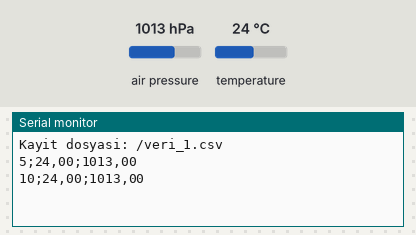
Bench run of a sketch on a simulated ESP32. On the bench: the last lines printed to the serial monitor. The inputs (shaded band) are chosen by the test bench; at power-on: air pressure 1013 hPa, temperature 24 °C. Storage starts empty.

Above: at 10.8 s.
10.9 s: air pressure set to 952 hPa
At 16.1 s:
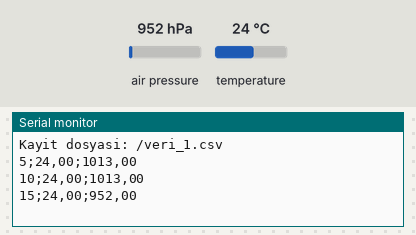
18.3 s: temperature set to 12 °C
At 21.1 s:
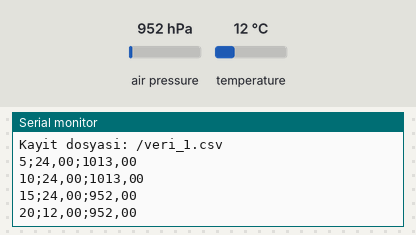
25.7 s: air pressure set to 975 hPa
At 31.2 s:
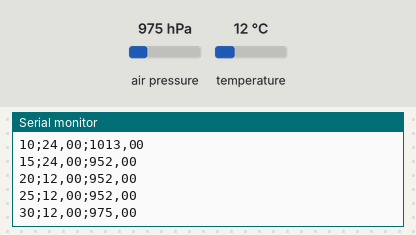
Timing chart, 0 to 32.7 s (numbered marks = the images above; inputs shaded):
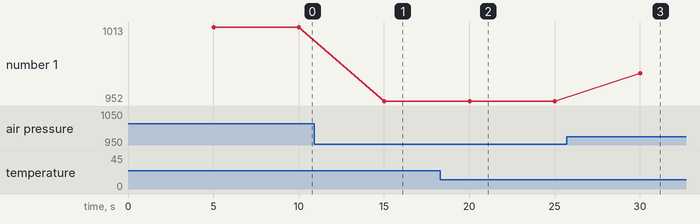

Measured:
- after the input at 10.9 s, the serial monitor: prints a new line after 4.1 s (image 1)
- after the input at 18.3 s, the serial monitor: prints a new line after 1.7 s (image 2)
- after the input at 25.7 s, the serial monitor: prints a new line after 4.3 s (image 3)
- plotted number 1: 1013 → 952 after the input at 10.9 s, 952 → 975 after the input at 25.7 s

The sketch:

Foy9_CSV_Kaydedici.ino
```cpp
// FOY 9 - Kod 9.2: BMP280 veri kaydedici (CSV)
#include <Wire.h>
#include <SPI.h>
#include <SD.h>
#include <Adafruit_BMP280.h>

const int SD_CS = 27;
const unsigned long KAYIT_ARALIGI = 5000;   // ms (ornekleme araligi)

Adafruit_BMP280 bmp;
String dosyaAdi;
unsigned long sonKayit = 0;

void yeniDosyaAdiBul() {                    // veri_1.csv, veri_2.csv ...
  for (int i = 1; i < 1000; i++) {
    String ad = "/veri_" + String(i) + ".csv";
    if (!SD.exists(ad)) {
      dosyaAdi = ad;
      return;
    }
  }
}

String virgullu(float deger, int basamak) { // 23.8 -> 23,8 (Turkce Excel)
  String yazi = String(deger, basamak);
  yazi.replace(".", ",");
  return yazi;
}

void setup() {
  Serial.begin(115200);
  Wire.begin(21, 22);
  bool bulundu = bmp.begin(0x76);
  if (!bulundu) bulundu = bmp.begin(0x77);
  if (!bulundu) {
    Serial.println("HATA: BMP280 bulunamadi.");
    while (true) delay(100);
  }
  SPI.begin(18, 19, 23, SD_CS);
  if (!SD.begin(SD_CS, SPI)) {
    Serial.println("HATA: MicroSD baslatilamadi.");
    while (true) delay(100);
  }

  yeniDosyaAdiBul();                        // her acilista yeni dosya
  File dosya = SD.open(dosyaAdi, FILE_WRITE);
  if (!dosya) {
    Serial.println("HATA: dosya olusturulamadi.");
    while (true) delay(100);
  }
  dosya.println("zaman_s;sicaklik_C;basinc_hPa");   // baslik satiri
  dosya.close();
  Serial.print("Kayit dosyasi: ");
  Serial.println(dosyaAdi);
}

void loop() {
  unsigned long simdi = millis();
  if (simdi - sonKayit < KAYIT_ARALIGI) return;   // zamani gelmedi
  sonKayit = simdi;

  String satir = String(simdi / 1000) + ";" +
                 virgullu(bmp.readTemperature(), 2) + ";" +
                 virgullu(bmp.readPressure() / 100.0, 2);

  File dosya = SD.open(dosyaAdi, FILE_APPEND);    // sonuna ekle
  if (dosya) {
    dosya.println(satir);
    dosya.close();
    Serial.println(satir);
  } else {
    Serial.println("HATA: dosyaya yazilamadi!");
  }
}
```
